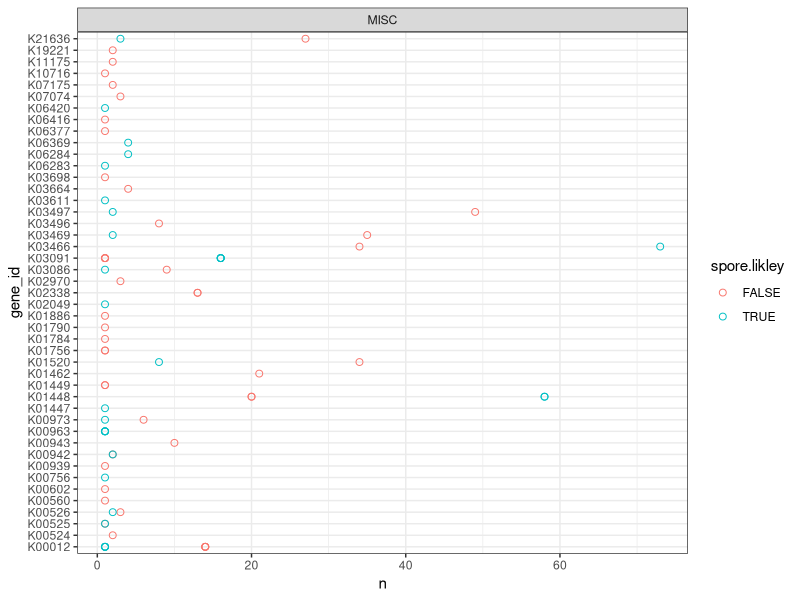

The R source for this figure: (Note: this script raises an error after producing the figure.)
# setwd("~/GitHub/spore_amg")
library(here)
library(tidyverse)
library(ggrepel)

# import data from DRAM-v, w. host taxonomy

d.vir <- read_csv( here("data/Viruses/amg_summary_wHost.tsv")) %>% 
  # remove viruses of unknown hosts
  filter(!is.na(order)) %>% 
  # remove amgs not related to sporulation
  filter(category =="MISC")

# Firmicute or not
d.vir <- d.vir %>% 
  mutate(firmicute.host = str_detect(phylum, "Firmicutes"))

d.vir.sum <- d.vir %>%
  # filter(str_detect(header, regex("sporulation", ignore_case = T))) %>%
  filter(!is.na(gene_id)) %>% 
  group_by(gene_id, gene_description, category,firmicute.host) %>%
  summarise(n = n()) %>%
  arrange(desc(n))



#resolve at family level
firmi <- d.vir %>%
  filter(firmicute.host) %>% 
  separate(family.etc, into = c("family", "genus", "etc"), sep = ";",extra = "merge", remove = F) %>% 
  group_by(phylum, class, family, genus) %>%
  summarise(n=n())


#resolve at family level
d.vir <-
  d.vir %>%
  separate(family.etc, into = c("family", "genus", "etc"), sep = ";",extra = "merge", remove = F) 

# classification of sporulators by Galperin 2013
# (see code at step B)
spore.fam <- read_csv(here("data/Viruses/vMAG_host_sporul.csv"))

#add Galperin sporrulation 
d.vir <- spore.fam %>% 
  #remove non-assigned taxids
  filter(!is.na(phylum)) %>% 
  select(virus.tax.id, spore.likley) %>% 
  left_join(d.vir, ., by = "virus.tax.id") %>% 
  mutate(spore.likley = if_else(is.na(spore.likley), FALSE, spore.likley))
# %>% group_by(firmicute.host, spore.likley) %>% summarise(n=n())

d.vir.sum <- d.vir %>%
  # filter(str_detect(header, regex("sporulation", ignore_case = T))) %>%
  filter(!is.na(gene_id)) %>% 
  group_by(gene_id, gene_description, category,spore.likley) %>%
  summarise(n = n()) %>%
  arrange(desc(n))

# spore.fam$Family %in% fams

d.vir.sum %>%
  ggplot(aes(gene_id, n, color = spore.likley))+
  geom_point(shape=21, size=2)+
  facet_wrap(~category, scales = "free_y")+
  coord_flip()+
  theme_bw()+
  ggsave(here("plots", "AMG_x_hostTax.png"), width = 14, height = 7)
#### Enrichment test ####

n.phages <- spore.fam %>%
  # keep one record of each phage
  filter(!duplicated(virus.tax.id)) %>%
  group_by(spore.likley) %>%
  summarise(n=n())

d.stat <- d.vir.sum %>% 
  mutate(spore.likley = if_else(spore.likley, "sporulator.host", "nonsporulator.host")) %>% 
  pivot_wider(names_from = "spore.likley", values_from = "n", values_fill = 0)

d.vir %>% 
   filter(!is.na(gene_id)) %>%
     filter(!duplicated(virus.tax.id)) %>% 
     group_by(spore.likley) %>% 
     summarise(n=n())


# q	: the number of white balls drawn without replacement from an urn which contains both black and white balls.
  # AMG in viruses infecting sporulators
# m	:the number of white balls in the urn.
  # number of viruses infecting sporulators in the pool
m.refseq <- n.phages$n[n.phages$spore.likley]
# n	:the number of black balls in the urn.
  # number of viruses infecting non-sporulators in the pool
n.refseq <- n.phages$n[!n.phages$spore.likley]
# k: the number of balls drawn from the urn, hence must be in 0,1,., m+n.
  # Total AMG detected in viruses

d.stat <- d.stat %>% 
  mutate(M = m.refseq, 
         N = n.refseq, 
         K = nonsporulator.host + sporulator.host) %>% 
  mutate(p.val = phyper(q = sporulator.host,
                        m = M, n = N, k = K, lower.tail = F, log.p = F))

d.stat$adj.p <- p.adjust(d.stat$p.val, method = "BH")
d.stat$sig <- d.stat$adj.p < 0.05         

# d.stat %>% 
#   filter(adj.p > 0) %>% 
#   pull(adj.p) %>% 
#   min()

# add labels to genes significantly enriched with K>10
d.stat <- d.stat%>% 
  mutate(print.lab = adj.p<0.05 & K > 10) %>% 
  mutate(lab = if_else(print.lab, gene_description,"")) %>% 
  mutate(lab = str_replace(lab, "dUTP pyrophosphatase", "dUTP pyrophosphatase;")) %>% 
  mutate(lab = str_extract(lab, pattern = ".*;")) %>% 
  mutate(lab = str_remove(lab, ";"))

# str_extract(d.stat$lab, pattern = regex(".*;|.*["))
d.stat %>% 
  ggplot(aes(K,adj.p+1e-24))+
  geom_hline(yintercept = 0.05, linetype=3, color="grey")+
  geom_vline(xintercept = 8, linetype=3, color="grey")+
  geom_jitter(width = 0.05, height = 0.05,
              shape=21,fill="grey", size=3, stroke = 2, alpha = 0.5)+
  geom_text_repel(aes(label = lab), na.rm = T )+
  scale_y_log10()+
  # scale_x_log10()+
  scale_x_continuous(trans = "log2", breaks = (2^(1:8)))+
  theme_classic()+
  xlab("No. homologs detected (log2)")+
  ylab("P-value (log10 adj. BH)")+
  labs(title = "Enrichment of phages with hosts likely to sporulate",
       subtitle = "calculated by hypergeometric distribution",
       caption = paste(d.stat$M[1],"phages with hosts likely to sporulate\n",
                       d.stat$N[1],"phages with hosts NOT likely to sporulate,"))
  ggsave(here("plots/enrichmnent_likely_sporultor.png"), width = 6, height = 6)
  
  
  write_csv(d.stat, here("data","enrichment_stats.csv"))
##########
  # stopped here
##########

# x <- 0:100
# y <- dhyper(x,303,1044,280)
# qplot(x,y)+geom_line()+geom_vline(xintercept = 54)
# phyper(q = 9,m = 303,n = 1044,k = 10, lower.tail = F, log.p = T)
# 
# 
# #focus on spoIIIE
# d.vir %>% 
#   filter(str_detect(gene_description, "spoIIIE")) %>% 
#   separate(family.etc, into = c("family", "genus", "etc"), extra = "merge", fill = "right") %>% 
#   group_by(phylum,class, order, family, genus) %>% 
#   summarize(n=n())
# 
# d.vir %>% 
#   filter(str_detect(gene_description, "spoIIIE")) %>% 
#   pull(virus.name)
